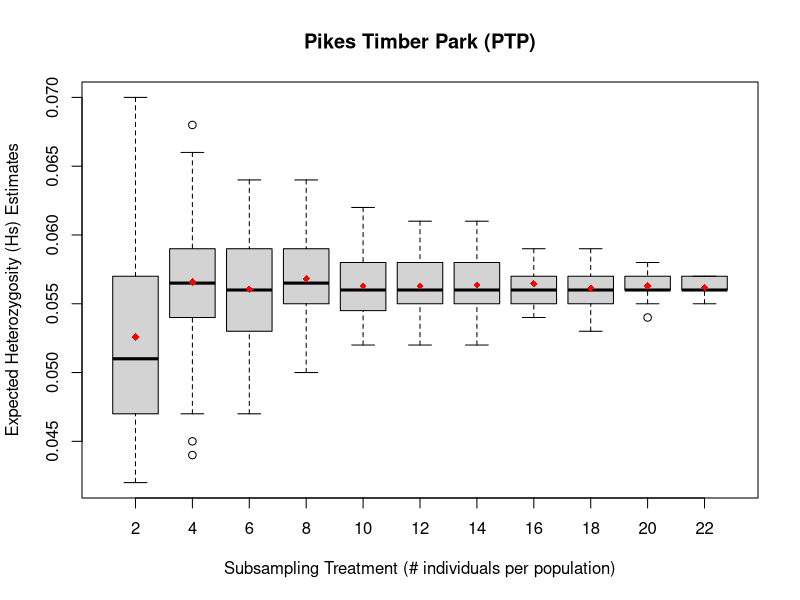

Here is the R script that generated this plot:
#####Example code for generating a boxplot, exactly as it should be entered into 'R'

setwd("/Users/jermaine/ISU_Projects/Webbhelix_Project/subproject--MinSampSize_for_Pop_Genomics/06_MinSampSize_Boxplots_InNOut_Files")
SNP<-read.csv('PTP_Hs_SubSamp_Estimates_Boxplot_input.csv')
head(SNP)
boxplot(SNP$PTP.Hs.estimates~SNP$Subsampling.group, xlab='Subsampling Treatment (# individuals per population)', ylab='Expected Heterozygosity (Hs) Estimates', main='Pikes Timber Park (PTP)')
means <- tapply(SNP$PTP.Hs.estimates,SNP$Subsampling.group,mean)
points(means,col="red",pch=18)
#points(means,pch=3)

############################################################################################

#boxplot(SNP$SNP.error.rate~SNP$Parameter, xlab='Stacks parameter', ylab='SNP error rate', main='SNP')

#means <- tapply(SNP$SNP.error.rate,SNP$Parameter,mean)
#points(means,col="red",pch=18)
